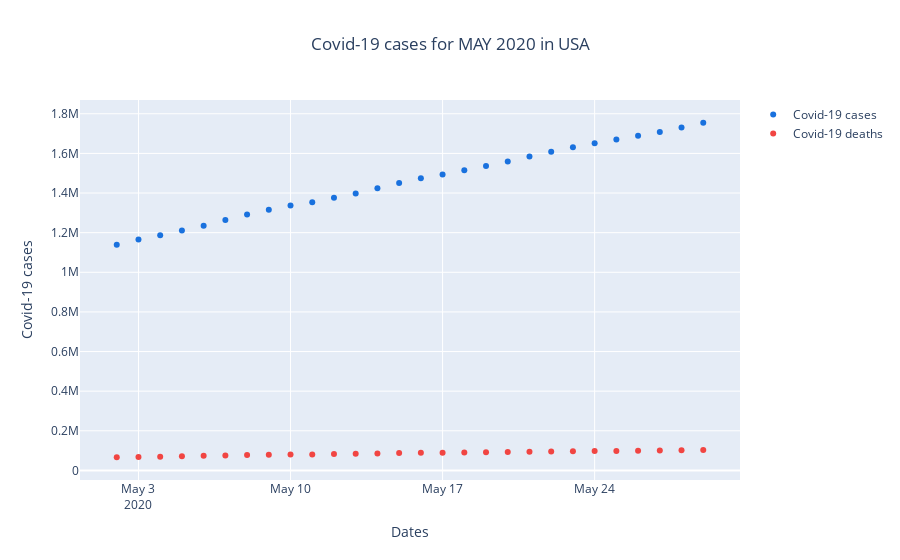

Notebook code cell kept with this figure:
### Code cell
trace1 = go.Scatter(
    x = df_may['date'],
    y = df_may['cases'],
    name = 'Covid-19 cases',
    marker = dict(color = '#1971DE'),
    mode = 'markers',
    )

trace2 = go.Scatter(
    x = df_may['date'],
    y = df_may['deaths'],
    name = 'Covid-19 deaths',
    marker = dict(color = '#f14542'),
    mode = 'markers',
    )

layout = go.Layout(
    title = 'Covid-19 cases for MAY 2020 in USA',
    title_x = 0.5,
    showlegend = True,
    xaxis = dict(title = 'Dates'),
    yaxis = dict(title = 'Covid-19 cases'),
    
    )

data = [trace1,trace2]

fig = go.Figure(data = data,layout = layout)
print("Total Cases in USA",df_may['cases'].iat[-1])
print("Total deaths in USA",df_may['deaths'].iat[-1])
py.iplot(fig)

### Figure 1 — Plotly figure (JSON) as saved in the notebook; plotly's stock layout.template omitted (floating-point values rounded to 4 significant figures)
{"data": [{"marker": {"color": "#1971DE"}, "mode": "markers", "name": "Covid-19 cases", "type": "scatter", "x": ["2020-05-02", "2020-05-03", "2020-05-04", "2020-05-05", "2020-05-06", "2020-05-07", "2020-05-08", "2020-05-09", "2020-05-10", "2020-05-11", "2020-05-12", "2020-05-13", "2020-05-14", "2020-05-15", "2020-05-16", "2020-05-17", "2020-05-18", "2020-05-19", "2020-05-20", "2020-05-21", "2020-05-22", "2020-05-23", "2020-05-24", "2020-05-25", "2020-05-26", "2020-05-27", "2020-05-28", "2020-05-29"], "y": [1138944, 1165013, 1186965, 1210669, 1235174, 1263668, 1291329, 1316167, 1336478, 1354096, 1376388, 1397520, 1424474, 1450700, 1474351, 1493350, 1515177, 1536129, 1559003, 1584826, 1608710, 1630912, 1651004, 1670101, 1688990, 1707699, 1730158, 1754724]}, {"marker": {"color": "#f14542"}, "mode": "markers", "name": "Covid-19 deaths", "type": "scatter", "x": ["2020-05-02", "2020-05-03", "2020-05-04", "2020-05-05", "2020-05-06", "2020-05-07", "2020-05-08", "2020-05-09", "2020-05-10", "2020-05-11", "2020-05-12", "2020-05-13", "2020-05-14", "2020-05-15", "2020-05-16", "2020-05-17", "2020-05-18", "2020-05-19", "2020-05-20", "2020-05-21", "2020-05-22", "2020-05-23", "2020-05-24", "2020-05-25", "2020-05-26", "2020-05-27", "2020-05-28", "2020-05-29"], "y": [66485, 67816, 68905, 71139, 73847, 75805, 77380, 78834, 79765, 80747, 82400, 84168, 85906, 87499, 88724, 89568, 90414, 91934, 93406, 94721, 96010, 97060, 97680, 98190, 98937, 100422, 101622, 102812]}], "layout": {"showlegend": true, "title": {"text": "Covid-19 cases for MAY 2020 in USA", "x": 0.5}, "xaxis": {"title": {"text": "Dates"}}, "yaxis": {"title": {"text": "Covid-19 cases"}}}}
